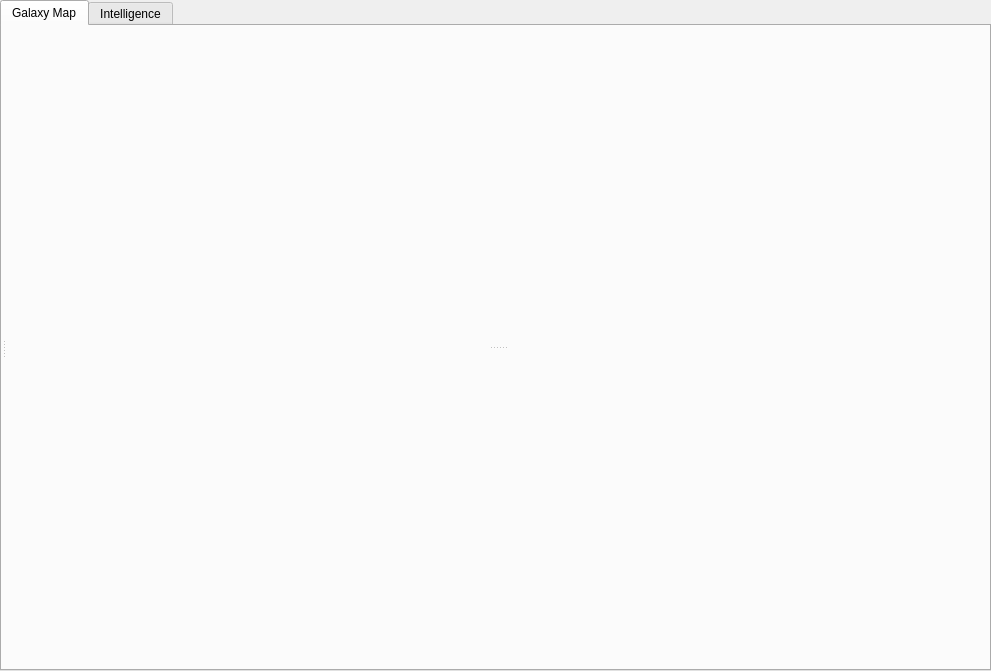
<?xml version="1.0" encoding="UTF-8"?>
<ui version="4.0">
 <class>mainWidget</class>
 <widget class="QWidget" name="mainWidget">
  <property name="geometry">
   <rect>
    <x>0</x>
    <y>0</y>
    <width>991</width>
    <height>671</height>
   </rect>
  </property>
  <property name="windowTitle">
   <string>Form</string>
  </property>
  <property name="styleSheet">
   <string notr="true"/>
  </property>
  <layout class="QGridLayout" name="gridLayout">
   <property name="margin">
    <number>0</number>
   </property>
   <property name="spacing">
    <number>0</number>
   </property>
   <item row="1" column="0">
    <widget class="QTabWidget" name="topTabs">
     <property name="currentIndex">
      <number>0</number>
     </property>
     <widget class="QWidget" name="galaxyTab">
      <attribute name="title">
       <string>Galaxy Map</string>
      </attribute>
      <layout class="QGridLayout" name="gridLayout_4">
       <property name="margin">
        <number>0</number>
       </property>
       <property name="spacing">
        <number>0</number>
       </property>
       <item row="0" column="0">
        <widget class="QSplitter" name="splitter_2">
         <property name="orientation">
          <enum>Qt::Horizontal</enum>
         </property>
         <widget class="QWidget" name="">
          <layout class="QGridLayout" name="galaxyLayout">
           <property name="spacing">
            <number>0</number>
           </property>
          </layout>
         </widget>
         <widget class="QSplitter" name="splitter">
          <property name="baseSize">
           <size>
            <width>0</width>
            <height>0</height>
           </size>
          </property>
          <property name="orientation">
           <enum>Qt::Vertical</enum>
          </property>
          <widget class="QFrame" name="info_Panel">
           <layout class="QGridLayout" name="networkChat">
            <property name="spacing">
             <number>0</number>
            </property>
           </layout>
          </widget>
          <widget class="QFrame" name="network_Chat">
           <layout class="QGridLayout" name="infoPanel"/>
          </widget>
         </widget>
        </widget>
       </item>
      </layout>
     </widget>
     <widget class="QWidget" name="Intelligence">
      <attribute name="title">
       <string>Intelligence</string>
      </attribute>
     </widget>
    </widget>
   </item>
  </layout>
 </widget>
 <resources/>
 <connections/>
</ui>
